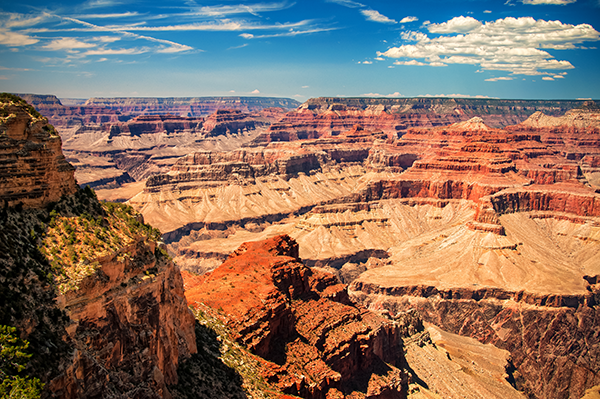
#> input picture cv-course/Image Airthmetic/grand_canyon.png, 600 x 399 px
$ python otsu_thresholding.py --image '../Image Airthmetic/grand_canyon.png'
#> lines starting #> are read from the running program, lines starting #| are printed output that depends on the picture; after the words box and inside, x2 and y2 are one past the last pixel; in counts of white or black regions, pixels touching at a corner belong together
import argparse
import cv2

ap = argparse.ArgumentParser()
ap.add_argument("-i", "--image", required=True, help="Path to the image")
args = vars(ap.parse_args())

# load the image, convert it to grayscale, and blur it slightly
image = cv2.imread(args["image"])
#> image is the input picture: shape (399, 600, 3); mean B, G, R 97.3, 113.1, 138.6
gray = cv2.cvtColor(image, cv2.COLOR_BGR2GRAY)
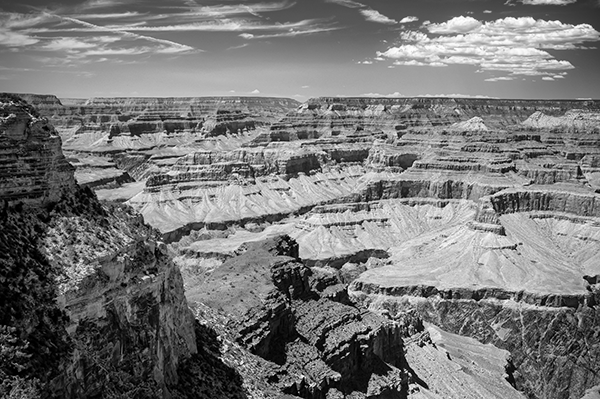
#> gray: shape (399, 600); min 0, max 255, mean 119
blurred = cv2.GaussianBlur(gray, (7, 7), 0)
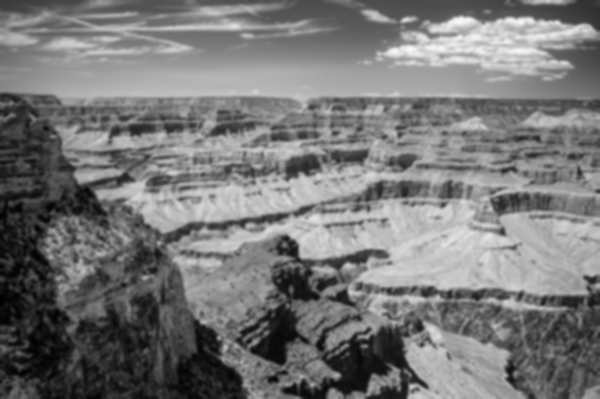
#> blurred: shape (399, 600); min 0, max 249, mean 119
cv2.imshow('Image', image)


# apply Otsu's automatic thresholding -- Otsu's method automatically
# determine the best threshold value "T" for us
(T, threshInv) = cv2.threshold(blurred, 0, 255,
    cv2.THRESH_BINARY_INV | cv2.THRESH_OTSU)
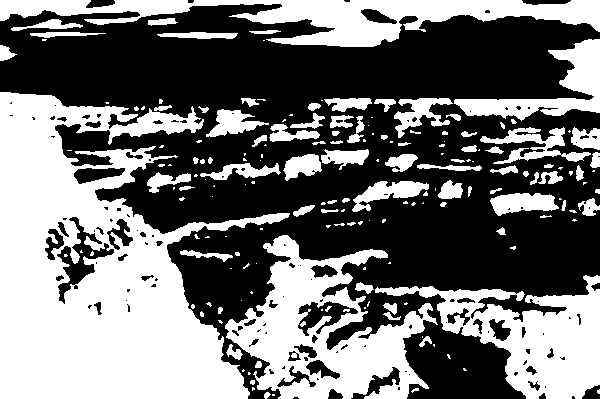
#> threshInv: shape (399, 600); 45% white; 180 white regions (93 under 20 px), largest, box (x1, y1, x2, y2) and area: (0, 92, 290, 399) 48403, (225, 235, 438, 399) 15465, (0, 0, 600, 47) 12062
#> T = 114
cv2.imshow('Threshold', threshInv)
print("Otsu's thresholding value: {}".format(T))
#| Otsu's thresholding value: 114.0

# finally, we can visualize only the masked regions in the image
cv2.imshow("Output", cv2.bitwise_and(image, image, mask=threshInv))
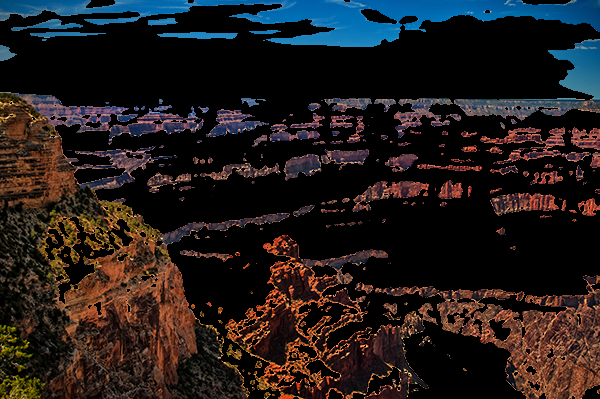
#> window 'Output': shape (399, 600, 3); mean B, G, R 26.8, 27.6, 33.8
cv2.waitKey(0)
